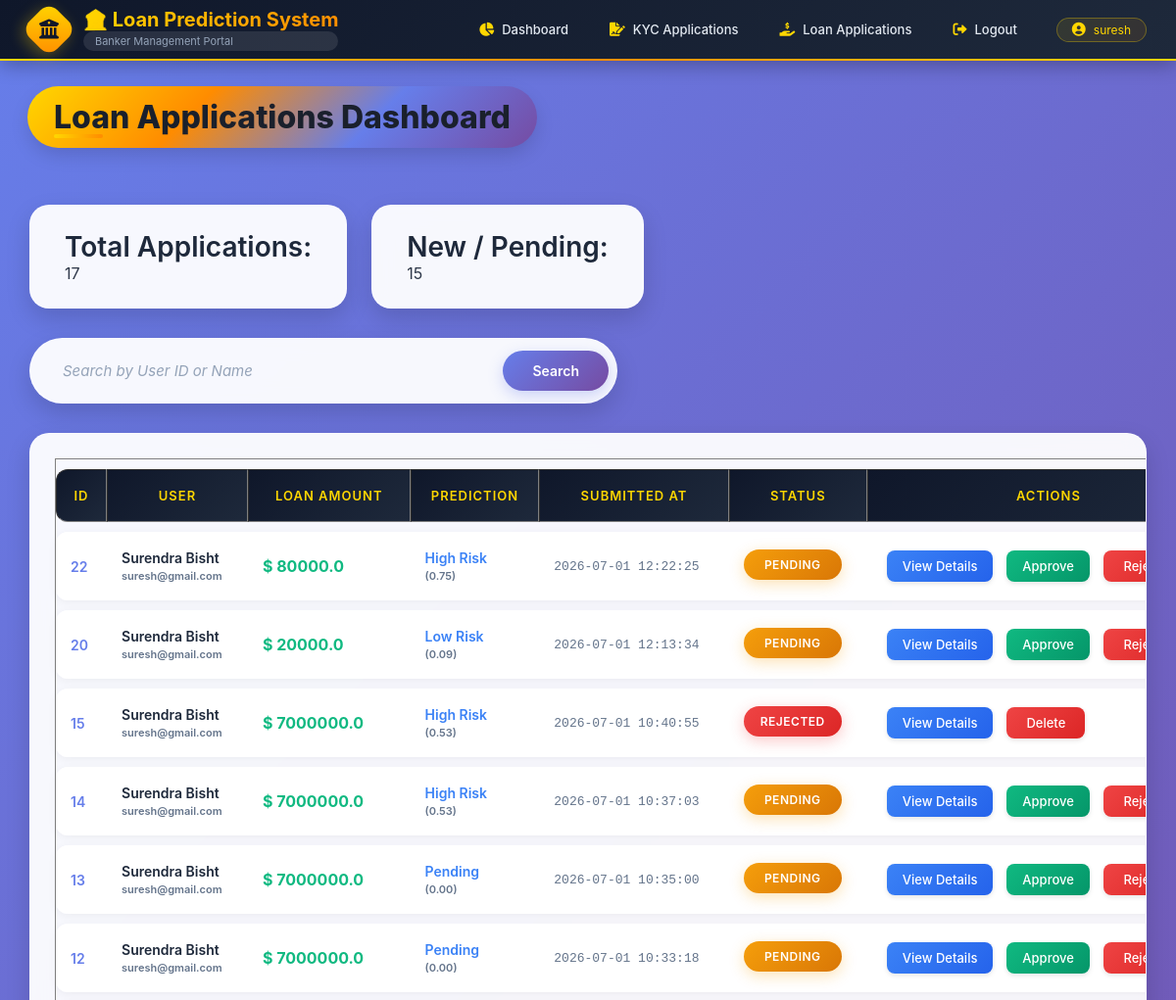
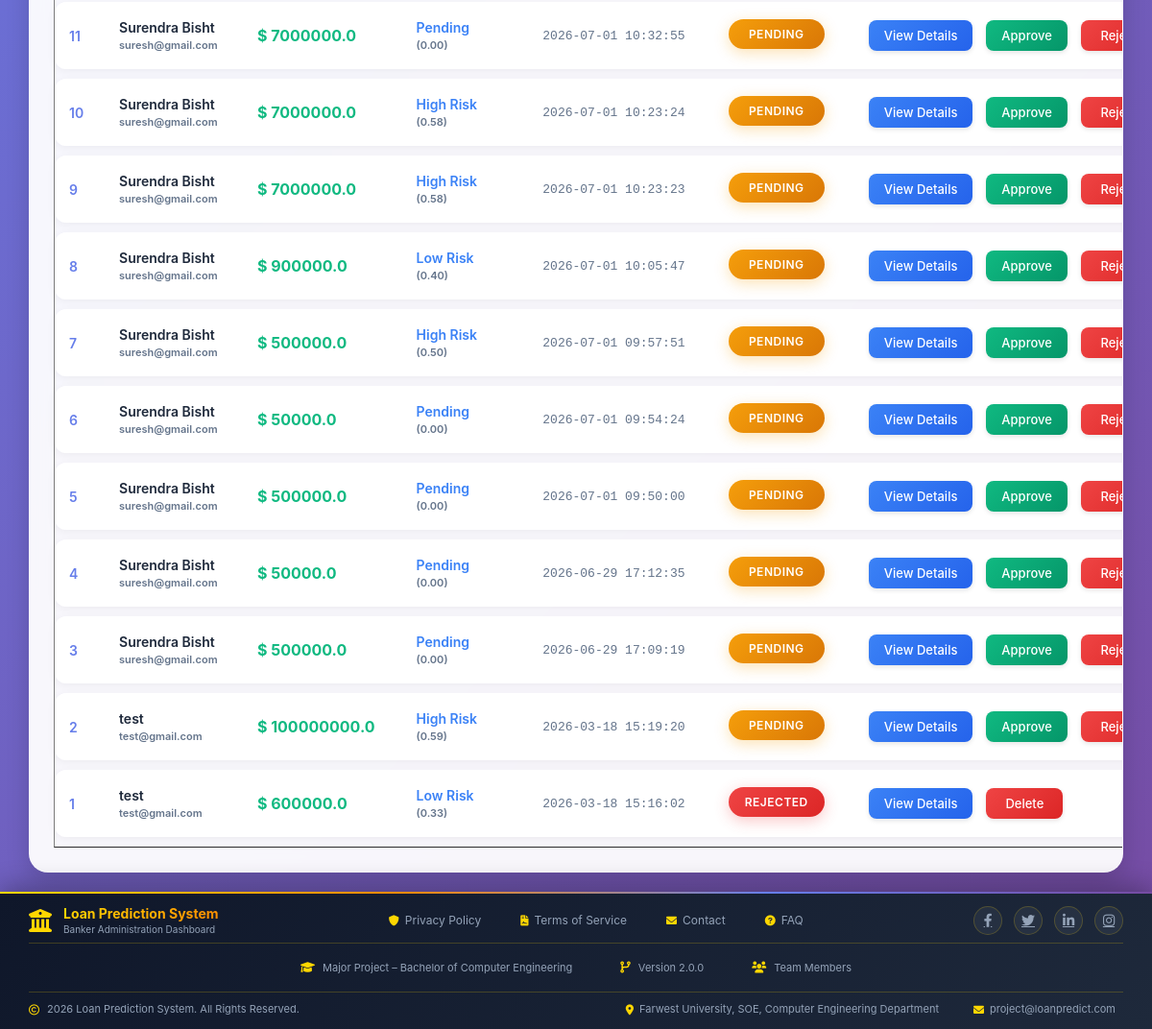
The page /loan-applications/ (signed in) on the database its author committed (2 pictures, top to bottom).
### app/models.py (models this page shows, shortened)
class CustomUser(AbstractBaseUser, PermissionsMixin):
    USER = 'USER'
    BANKER = 'BANKER'
    USER_TYPE_CHOICES = (
        (USER, 'User'),
        (BANKER, 'Banker'),
    )
    email = models.EmailField(unique=True)
    full_name = models.CharField(max_length=150)
    phone_number = models.CharField(max_length=15)
    user_type = models.CharField(
        max_length=10,
        choices=USER_TYPE_CHOICES,
        default=USER
    )
    is_active = models.BooleanField(default=True)
    is_staff = models.BooleanField(default=False)
    created_at = models.DateTimeField(auto_now_add=True)
    objects = CustomUserManager()
    USERNAME_FIELD = 'email'
    REQUIRED_FIELDS = ['full_name', 'phone_number']

class LoanApplication(models.Model):
    STATUS_CHOICES = (
        ("PENDING", "Pending"),
        ("APPROVED", "Approved"),
        ("REJECTED", "Rejected"),
        ("CLEARED", "Cleared"),
    )
    user = models.ForeignKey(
        settings.AUTH_USER_MODEL,
        on_delete=models.CASCADE,
        related_name="loan_applications"
    )
    age = models.IntegerField()
    income = models.FloatField()
    loan_amount = models.FloatField()
    credit_score = models.IntegerField()
    months_employed = models.IntegerField()
    num_credit_lines = models.IntegerField()
    interest_rate = models.FloatField()
    loan_term = models.IntegerField()
    dti_ratio = models.FloatField()
    EDUCATION_CHOICES = [
        ("Bachelor's", "Bachelor's"),
        ("Master's", "Master's"),
        ("High School", "High School"),
        ("PhD", "PhD"),
    ]
    EMPLOYMENT_CHOICES = [
        ("Full-time", "Full-time"),
        ("Unemployed", "Unemployed"),
        ("Self-employed", "Self-employed"),
        ("Part-time", "Part-time"),
    ]
    MARITAL_CHOICES = [
        ("Divorced", "Divorced"),
        ("Married", "Married"),
        ("Single", "Single"),
    ]
    YES_NO = [
        ("Yes", "Yes"),
        ("No", "No"),
    ]
    education = models.CharField(max_length=20, choices=EDUCATION_CHOICES)
    employment_type = models.CharField(max_length=20, choices=EMPLOYMENT_CHOICES)
    marital_status = models.CharField(max_length=20, choices=MARITAL_CHOICES)
    has_mortgage = models.CharField(max_length=3, choices=YES_NO)
    has_dependents = models.CharField(max_length=3, choices=YES_NO)
    has_cosigner = models.CharField(max_length=3, choices=YES_NO)
    prediction_result = models.CharField(max_length=50, blank=True, null=True)
    prediction_probability = models.FloatField(blank=True, null=True)
    status = models.CharField(
        max_length=20,
        choices=STATUS_CHOICES,
        default="PENDING"
    )
    created_at = models.DateTimeField(auto_now_add=True)

### app/decorators.py (the view)
        def wrapper(request, *args, **kwargs):
            if request.user.is_authenticated:
                if request.user.user_type in allowed_roles:
                    return view_func(request, *args, **kwargs)
                else:
                    messages.error(request, "You are not authorized to access this page.")
                    return redirect("login")
            return redirect("login")

### app/templates/Banker/loan_applications.html (shortened to what this page needs)
{% extends "Banker/base.html" %}
{% block content %}
<div class="dashboard-scroll">
    <h2>Loan Applications Dashboard</h2>
    <div class="stats-container">
        <div class="stat-card">
            <b>Total Applications:</b> {{ total }}
        </div>
        <div class="stat-card">
            <b>New / Pending:</b> {{ pending }}
        </div>
    </div>
    <form method="GET" class="search-form">
        <input type="text" name="search" placeholder="Search by User ID or Name" value="{{ search_term }}"
            class="search-input">
        <button type="submit" class="search-btn">
            Search
        </button>
    </form>
    {% if applications %}
    <div class="table-wrapper">
        <table class="loan-table" border="1">
            <thead>
                <tr>
                    <th>ID</th>
                    <th>User</th>
                    <th>Loan Amount</th>
                    <th>Prediction</th>
                    <th>Submitted At</th>
                    <th>Status</th>
                    <th>Actions</th>
                </tr>
            </thead>
            <tbody>
                {% for loan in applications %}
                <tr>
                    <td>{{ loan.id }}</td>
                    <td>
                        {{ loan.user.full_name }} <br>
                        <small>{{ loan.user.email }}</small>
                    </td>
                    <td>
                        $ {{ loan.loan_amount }}
                    </td>
                    <td>
                        {% if loan.prediction_result %}
                        {{ loan.prediction_result }}
                        <small>
                            ({{ loan.prediction_probability|floatformat:2 }})
                        </small>
                        {% else %}
                        N/A
                        {% endif %}
                    </td>
                    <td>
                        {{ loan.created_at|date:"Y-m-d H:i:s" }}
                    </td>
                    <td>
                        {% if loan.status == "PENDING" %}
                        <span class="status pending">Pending</span>
                        {% elif loan.status == "APPROVED" %}
                        <span class="status approved">Approved</span>
                        {% elif loan.status == "REJECTED" %}
                        <span class="status rejected">Rejected</span>
                        {% elif loan.status == "CLEARED" %}
                        <span class="status cleared">Cleared</span>
                        {% else %}
                        {{ loan.status }}
                        {% endif %}
                    </td>
                    <td>
                        <a href="{% url 'view_loan_details' loan.id %}" class="btn view">
                            View Details
                        </a>
                        {% if loan.status == "PENDING" %}
                        <a href="{% url 'approve_loan' loan.id %}" class="btn approve">
                            Approve
                        </a>
                        <a href="{% url 'reject_loan' loan.id %}" class="btn reject">
                            Reject
                        </a>
                        {% elif loan.status == "APPROVED" %}
                        <a href="{% url 'clear_loan' loan.id %}" class="btn clear">
                            Clear Loan
                        </a>
                        {% elif loan.status == "CLEARED" or loan.status == "REJECTED" %}
                        <a href="{% url 'delete_loan' loan.id %}" class="btn delete"
                            onclick="return confirm('Are you sure you want to delete this cleared loan?');">
                            Delete
                        </a>
                        {% endif %}
                    </td>
                </tr>
                {% endfor %}
            </tbody>
        </table>
    </div>
    {% else %}
    <p>No loan applications found.</p>
    {% endif %}
</div>
{% endblock %}

### app/templates/Banker/base.html (shortened to what this page needs)
{% load static %}
<!DOCTYPE html>
<html lang="en">
<head>
    <link rel="stylesheet" href="https://cdnjs.cloudflare.com/ajax/libs/font-awesome/6.0.0/css/all.min.css">
    <link rel="stylesheet" href="{% static 'Banker/css/style.css' %}">
</head>
<body>
<header>
    <div class="header-container">
        <div class="header-left">
            <section>
                <div class="logo-icon">
                    <i class="fas fa-university"></i>
                </div>
                <div class="logo-text">
                    <h1>🏦 Loan Prediction System</h1>
                    <p>Banker Management Portal</p>
                </div>
            </section>
        </div>
        <nav>
            {% if request.user.is_authenticated %}
                <a href="{% url 'banker_dashboard' %}">
                    <i class="fas fa-chart-pie"></i>
                    Dashboard
                </a>
                <a href="{% url 'kyc_applications' %}">
                    <i class="fas fa-file-signature"></i>
                    KYC Applications
                </a>
                <a href="{% url 'loan_applications' %}">
                    <i class="fas fa-hand-holding-usd"></i>
                    Loan Applications
                </a>
                <a href="{% url 'logout' %}">
                    <i class="fas fa-sign-out-alt"></i>
                    Logout
                </a>
                <span>
                    <i class="fas fa-user-circle"></i>
                    {{ request.user.full_name|default:request.user.email }}
                </span>
            {% endif %}
        </nav>
    </div>
</header>
<main>
    {% block content %}{% endblock %}
</main>
<footer>
    <div class="footer-container">
        <div class="footer-top">
            <div class="footer-brand">
                <i class="fas fa-university"></i>
                <div class="footer-brand-text">
                    <h3>Loan Prediction System</h3>
                    <p>Banker Administration Dashboard</p>
                </div>
            </div>
            <div class="footer-links">
                <a href="#">
                    <i class="fas fa-shield-alt"></i>
                    Privacy Policy
                </a>
                <a href="#">
                    <i class="fas fa-file-contract"></i>
                    Terms of Service
                </a>
                <a href="#">
                    <i class="fas fa-envelope"></i>
                    Contact
                </a>
                <a href="#">
                    <i class="fas fa-question-circle"></i>
                    FAQ
                </a>
            </div>
            <div class="footer-social">
                <a href="#"><i class="fab fa-facebook-f"></i></a>
                <a href="#"><i class="fab fa-twitter"></i></a>
                <a href="#"><i class="fab fa-linkedin-in"></i></a>
                <a href="#"><i class="fab fa-instagram"></i></a>
            </div>
        </div>
        <div class="footer-middle">
            <div class="footer-info-item">
                <i class="fas fa-graduation-cap"></i>
                <span>Major Project – Bachelor of Computer Engineering</span>
            </div>
            <div class="footer-info-item">
                <i class="fas fa-code-branch"></i>
                <span>Version 2.0.0</span>
            </div>
            <div class="footer-info-item">
                <i class="fas fa-users"></i>
                <span>Team Members</span>
            </div>
        </div>
        <div class="footer-bottom">
            <div class="footer-copyright">
                <i class="far fa-copyright"></i>
                <span>{% now "Y" %} Loan Prediction System. All Rights Reserved.</span>
            </div>
            <div class="footer-contact">
                <span>
                    <i class="fas fa-map-marker-alt"></i>
            Farwest University, SOE, Computer Engineering Department
                </span>
                <span>
                    <i class="fas fa-envelope"></i>
                    project@loanpredict.com
                </span>
            </div>
        </div>
    </div>
</footer>
</body>
</html>

### rows shown on the page
CustomUser: user.full_name "suresh"
LoanApplication: id "22", user.full_name "Surendra Bisht", user.email "suresh@gmail.com", loan_amount "80000.0", prediction_result "High Risk", prediction_probability "0.75", created_at "2026-07-01 12:22:25", status "PENDING"
LoanApplication: id "20", user.full_name "Surendra Bisht", user.email "suresh@gmail.com", loan_amount "20000.0", prediction_result "Low Risk", prediction_probability "0.09", created_at "2026-07-01 12:13:34", status "PENDING"
LoanApplication: id "15", user.full_name "Surendra Bisht", user.email "suresh@gmail.com", loan_amount "7000000.0", prediction_result "High Risk", prediction_probability "0.53", created_at "2026-07-01 10:40:55", status "REJECTED"
LoanApplication: id "14", user.full_name "Surendra Bisht", user.email "suresh@gmail.com", loan_amount "7000000.0", prediction_result "High Risk", prediction_probability "0.53", created_at "2026-07-01 10:37:03", status "PENDING"
LoanApplication: id "13", user.full_name "Surendra Bisht", user.email "suresh@gmail.com", loan_amount "7000000.0", prediction_result "Pending", prediction_probability "0.00", created_at "2026-07-01 10:35:00", status "PENDING"
LoanApplication: id "12", user.full_name "Surendra Bisht", user.email "suresh@gmail.com", loan_amount "7000000.0", prediction_result "Pending", prediction_probability "0.00", created_at "2026-07-01 10:33:18", status "PENDING"
LoanApplication: id "11", user.full_name "Surendra Bisht", user.email "suresh@gmail.com", loan_amount "7000000.0", prediction_result "Pending", prediction_probability "0.00", created_at "2026-07-01 10:32:55", status "PENDING"
LoanApplication: id "10", user.full_name "Surendra Bisht", user.email "suresh@gmail.com", loan_amount "7000000.0", prediction_result "High Risk", prediction_probability "0.58", created_at "2026-07-01 10:23:24", status "PENDING"
LoanApplication: id "9", user.full_name "Surendra Bisht", user.email "suresh@gmail.com", loan_amount "7000000.0", prediction_result "High Risk", prediction_probability "0.58", created_at "2026-07-01 10:23:23", status "PENDING"
LoanApplication: id "8", user.full_name "Surendra Bisht", user.email "suresh@gmail.com", loan_amount "900000.0", prediction_result "Low Risk", prediction_probability "0.40", created_at "2026-07-01 10:05:47", status "PENDING"
LoanApplication: id "7", user.full_name "Surendra Bisht", user.email "suresh@gmail.com", loan_amount "500000.0", prediction_result "High Risk", prediction_probability "0.50", created_at "2026-07-01 09:57:51", status "PENDING"
LoanApplication: id "6", user.full_name "Surendra Bisht", user.email "suresh@gmail.com", loan_amount "50000.0", prediction_result "Pending", prediction_probability "0.00", created_at "2026-07-01 09:54:24", status "PENDING"
LoanApplication: id "5", user.full_name "Surendra Bisht", user.email "suresh@gmail.com", loan_amount "500000.0", prediction_result "Pending", prediction_probability "0.00", created_at "2026-07-01 09:50:00", status "PENDING"
LoanApplication: id "4", user.full_name "Surendra Bisht", user.email "suresh@gmail.com", loan_amount "50000.0", prediction_result "Pending", prediction_probability "0.00", created_at "2026-06-29 17:12:35", status "PENDING"
LoanApplication: id "3", user.full_name "Surendra Bisht", user.email "suresh@gmail.com", loan_amount "500000.0", prediction_result "Pending", prediction_probability "0.00", created_at "2026-06-29 17:09:19", status "PENDING"
LoanApplication: id "2", user.full_name "test", user.email "test@gmail.com", loan_amount "100000000.0", prediction_result "High Risk", prediction_probability "0.59", created_at "2026-03-18 15:19:20", status "PENDING"
LoanApplication: id "1", user.full_name "test", user.email "test@gmail.com", loan_amount "600000.0", prediction_result "Low Risk", prediction_probability "0.33", created_at "2026-03-18 15:16:02", status "REJECTED"

### other values the page prints
{{ total }} "17"
{{ pending }} "15"
